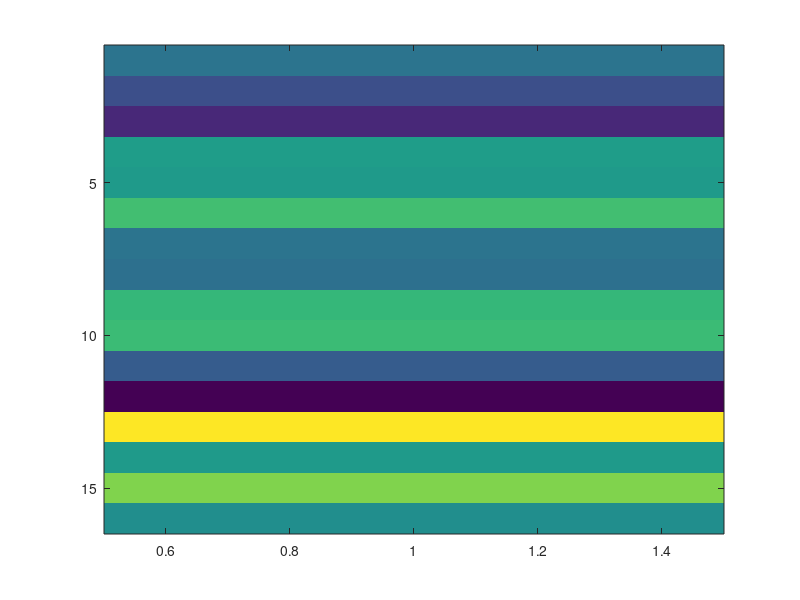
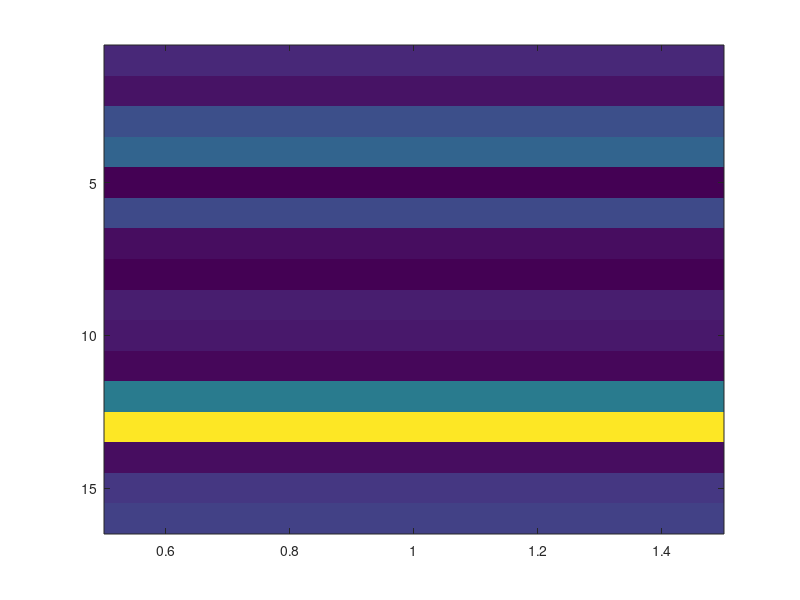

These charts were generated, in order, by the following MATLAB code:
%?
clear all;

n=4^2;

G = dftmtx(n);
E = randn(n,3);
E = E*E';

A = E.*G;

x = rand(n,1);

imagesc(E'*E*x);
figure();
imagesc(abs(A'*A*x));